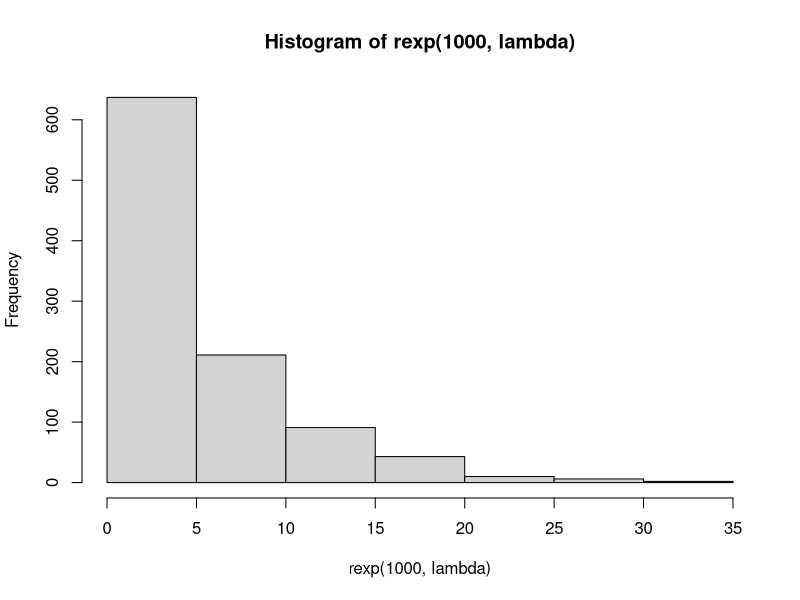
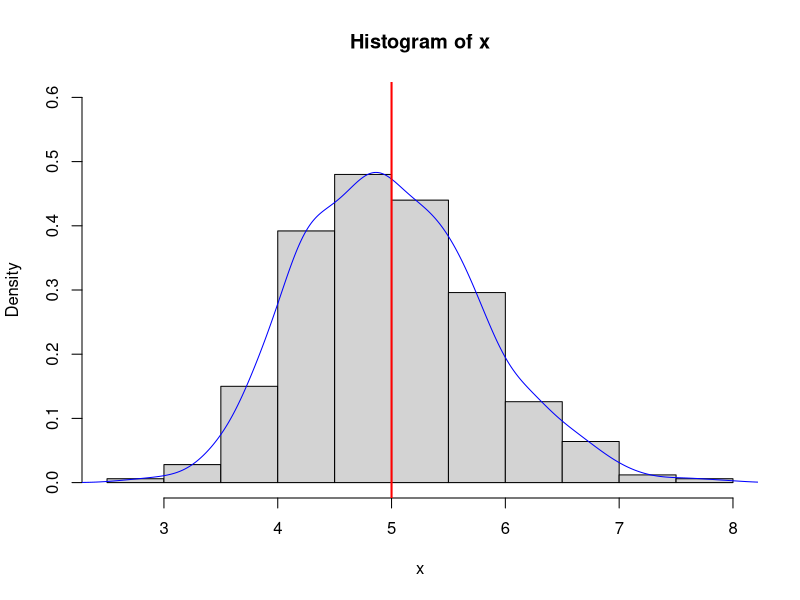
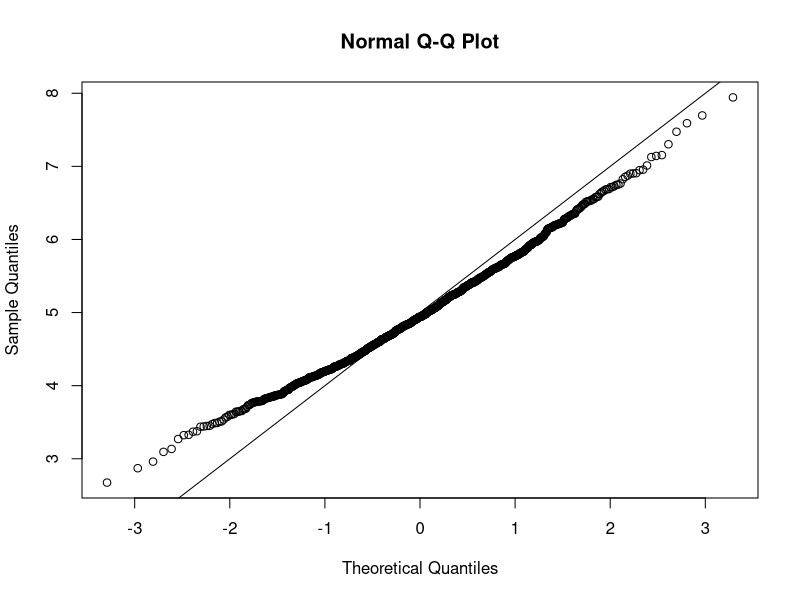
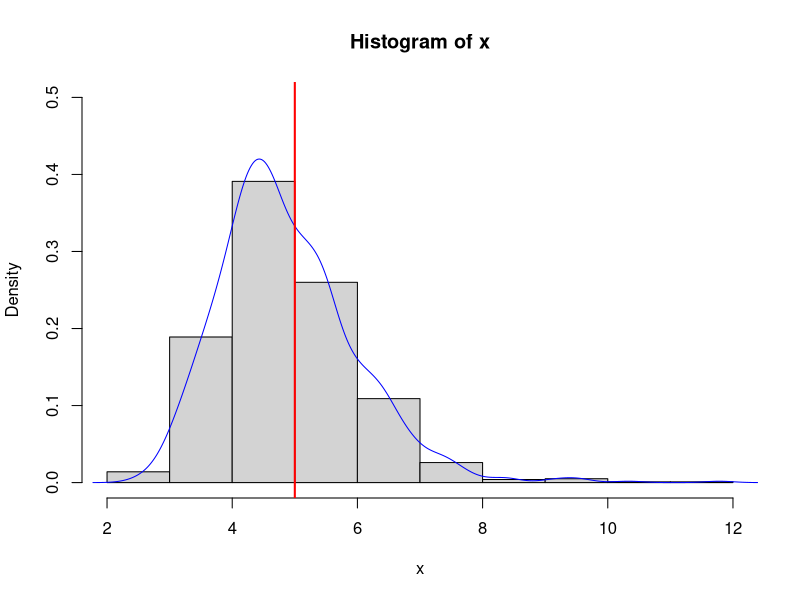
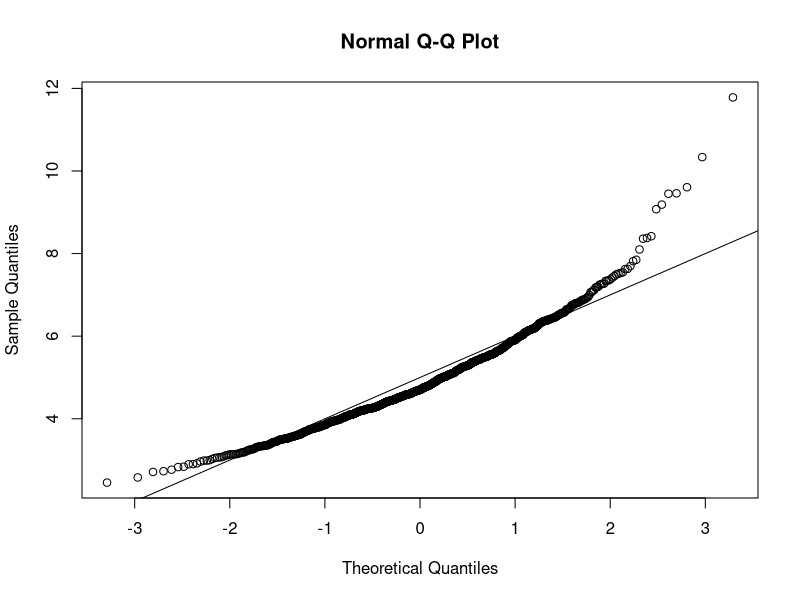

Recreate these plots in R, in order.
## ---- chunk 1
  lambda= 0.2
## ---- chunk 2
  samps= 40
  sims= 1000
  x= matrix(data= rexp(samps*sims, lambda), nrow= sims, ncol= samps)
  dim(x)
  mns= apply(x,1,mean)
  sds= apply(x,1,sd)
  length(mns)
  length(sds)
## ---- chunk 3
print(paste("Mean of the sample distribution of means is ", round(mean(mns),3) , 
            "while the theoretical mean is ", (1/lambda) )) 
print(paste("Mean of the sample distribution of variance is ", (round(mean(sds),3))^2 , 
            "while the theoretical variance is ", (1/lambda)^2 ))
## ---- chunk 4
hist(x= rexp(1000, lambda))
## ---- chunk 5
  x= mns
  hist(x, prob= T, ylim= c(0,0.6))
  lines(density(x), col= 'blue') 
  abline(v=5, col= 'red', lwd=2)
## ---- chunk 6
qqnorm(mns)
abline(5,1)
## ---- chunk 7
  x= sds

  hist(x, prob= T, ylim= c(0,0.5))
  lines(density(x), col= 'blue')   
  abline(v=5, col= 'red', lwd=2)

  qqnorm(x)
  abline(5,1)
